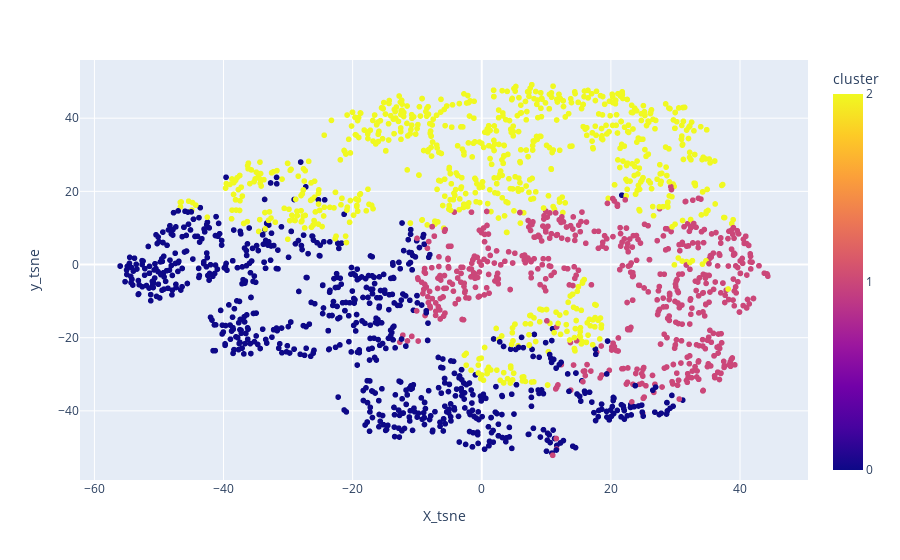

The cell this chart's notebook holds for it:
### Code cell
fig = px.scatter(df_tsne, 'X_tsne', 'y_tsne', 'cluster',
                 hover_data=features)
fig.update_coloraxes(colorbar_tickvals=df_tsne['cluster'].unique())
fig.show()

### Figure 1 — Plotly figure (JSON) as saved in the notebook; plotly's stock layout.template omitted (floating-point values rounded to 4 significant figures; data arrays with more than 128 entries replaced by an {"elided": "..."} marker saying what was removed)
{"data": [{"customdata": {"elided": "2239x7 int values"}, "hovertemplate": "X_tsne=%{x}<br>y_tsne=%{y}<br>Income=%{customdata[0]}<br>Recency=%{customdata[1]}<br>NumStorePurchases=%{customdata[2]}<br>NumDealsPurchases=%{customdata[3]}<br>days_lifetime=%{customdata[4]}<br>years_customer=%{customdata[5]}<br>NumWebVisitsMonth=%{customdata[6]}<br>cluster=%{marker.color}<extra></extra>", "legendgroup": "", "marker": {"color": {"elided": "2239 int values"}, "coloraxis": "coloraxis", "symbol": "circle"}, "mode": "markers", "name": "", "showlegend": false, "type": "scattergl", "x": {"elided": "2239 float values"}, "xaxis": "x", "y": {"elided": "2239 float values"}, "yaxis": "y"}], "layout": {"coloraxis": {"colorbar": {"tickvals": [2, 0, 1], "title": {"text": "cluster"}}, "colorscale": [[0, "#0d0887"], [0.1111, "#46039f"], [0.2222, "#7201a8"], [0.3333, "#9c179e"], [0.4444, "#bd3786"], [0.5556, "#d8576b"], [0.6667, "#ed7953"], [0.7778, "#fb9f3a"], [0.8889, "#fdca26"], [1, "#f0f921"]]}, "legend": {"tracegroupgap": 0}, "margin": {"t": 60}, "xaxis": {"anchor": "y", "domain": [0, 1], "title": {"text": "X_tsne"}}, "yaxis": {"anchor": "x", "domain": [0, 1], "title": {"text": "y_tsne"}}}}
